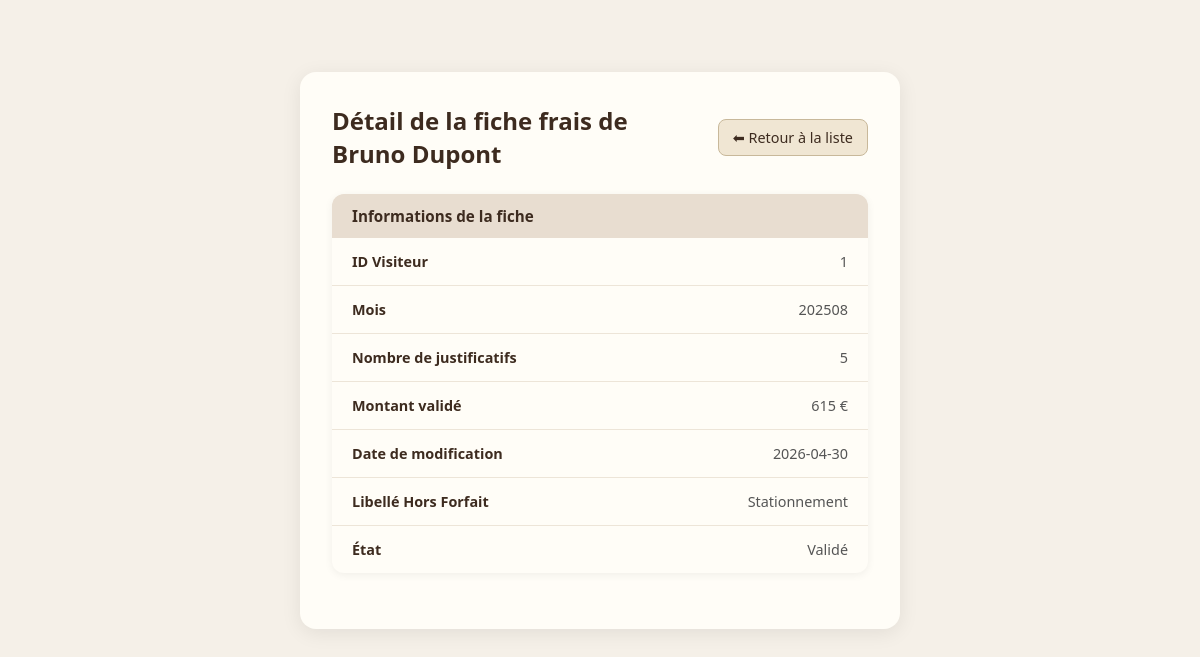
Page /public/fichefrais/1/202508 (signed in) on the committed database.
### tables this page shows
CREATE TABLE IF NOT EXISTS `fichefrais` (
  `IDvisiteur` int NOT NULL,
  `mois` int NOT NULL,
  `nbrJustificatifs` int NOT NULL,
  `montantValide` int NOT NULL,
  `dateModif` date NOT NULL,
  `idLigneFraisHorsForfait` int NOT NULL,
  `idEtat` int NOT NULL,
  PRIMARY KEY (`IDvisiteur`,`mois`),
  KEY `fk_fichefrais_LigneFraisHorsForfait` (`idLigneFraisHorsForfait`),
  KEY `fk_fichefrais_etat` (`idEtat`)
);

CREATE TABLE IF NOT EXISTS `fraishorsforfait` (
  `ID` int NOT NULL AUTO_INCREMENT,
  `date` date NOT NULL,
  `montant` varchar(255) NOT NULL,
  `libelle` varchar(255) NOT NULL,
  PRIMARY KEY (`ID`)
);

CREATE TABLE IF NOT EXISTS `etat` (
  `ID` int NOT NULL AUTO_INCREMENT,
  `libelle` varchar(255) NOT NULL,
  PRIMARY KEY (`ID`)
);

### app/Core/Controller.php (called while the page is built, shortened)
<?php
abstract class Controller {
    protected function render(string $view, array $data = []): void {
        require __DIR__ . '/../Views/layout.php';
    }
}

### app/Controllers/FicheFraisController.php (called while the page is built, shortened)
<?php
final class FicheFraisController extends Controller
{
 public function show($idvisiteur, $mois): void
{
    try {
        $ficheFrais = \Models\FicheFrais::findById($idvisiteur,$mois);
    } catch (\Throwable $e) {
        error_log($e->getMessage());
        $_SESSION['flash'] = 'Erreur lors du chargement de la fiche frais.';
        $ficheFrais = null;
    }
    $this->render('fichefrais/show', [
        'title' => 'Détail du frais forfait',
        'ficheFrais'  => $ficheFrais,
        'message' => $_SESSION['flash'] ?? '',
    ]);
}
}

### app/Models/FicheFrais.php (called while the page is built, shortened)
<?php
final class FicheFrais
{
    public static function findById(int $idvisiteur,int $mois): ?array
{
    $pdo = Database::get();
    $st  = $pdo->prepare('SELECT
        FicheFrais.idVisiteur,
        FicheFrais.mois,
        FicheFrais.nbrJustificatifs,
        FicheFrais.montantValide,
        FicheFrais.dateModif,
        FraisHorsForfait.libelle AS libelleHorsForfait,
        Etat.libelle AS libelleEtat
        FROM FicheFrais
        JOIN FraisHorsForfait ON FicheFrais.idLigneFraisHorsForfait = FraisHorsForfait.id
        JOIN Etat ON FicheFrais.idEtat = Etat.id
        WHERE FicheFrais.idVisiteur = :idV AND FicheFrais.mois = :mois');
    $st->execute([
        'idV'  => $idvisiteur,
        'mois' => $mois
    ]);
        $row = $st->fetch();
        return $row ?: null;
    }
}

### app/Views/fichefrais/show.php (the view, shortened to what this page needs)
<!doctype html>
<html lang="fr">
<head>
</head>
<body>
    <div class="container">
        <div class="topbar">
            <h1>Détail de la fiche frais de <?= htmlspecialchars(($_SESSION['prenom'] ?? '') . ' ' . ($_SESSION['nom'] ?? '')) ?></h1>
            <a class="button" href="./fichefrais">⬅ Retour à la liste</a>
        </div>
        <?php if (!empty($ficheFrais)): ?>
            <div class="card">
                <div class="card-header">Informations de la fiche</div>
                <div class="card-row">
                    <span class="card-label">ID Visiteur</span>
                    <span class="card-value"><?= htmlspecialchars($ficheFrais['idVisiteur']) ?></span>
                </div>
                <div class="card-row">
                    <span class="card-label">Mois</span>
                    <span class="card-value"><?= htmlspecialchars($ficheFrais['mois']) ?></span>
                </div>
                <div class="card-row">
                    <span class="card-label">Nombre de justificatifs</span>
                    <span class="card-value"><?= htmlspecialchars($ficheFrais['nbrJustificatifs']) ?></span>
                </div>
                <div class="card-row">
                    <span class="card-label">Montant validé</span>
                    <span class="card-value"><?= htmlspecialchars($ficheFrais['montantValide']) ?> €</span>
                </div>
                <div class="card-row">
                    <span class="card-label">Date de modification</span>
                    <span class="card-value"><?= htmlspecialchars($ficheFrais['dateModif']) ?></span>
                </div>
                <div class="card-row">
                    <span class="card-label">Libellé Hors Forfait</span>
                    <span class="card-value"><?= htmlspecialchars($ficheFrais['libelleHorsForfait']) ?></span>
                </div>
                <div class="card-row">
                    <span class="card-label">État</span>
                    <span class="card-value"><?= htmlspecialchars($ficheFrais['libelleEtat']) ?></span>
                </div>
            </div>
        <?php else: ?>
            <p style="color:#888; font-style:italic;">Fiche Frais introuvable.</p>
            <a class="button" href="/fichefrais">Retour à la liste</a>
        <?php endif; ?>
    </div>
</body>
</html>

### app/Views/layout.php (style rules this page uses)
body { font-family:system-ui;margin:2rem }
a { color:inherit }

### app/Views/fichefrais/show.php (style rules this page uses)
* { box-sizing: border-box; margin: 0; padding: 0; }
body { font-family: system-ui, -apple-system, Segoe UI, Roboto, Arial, sans-serif; background: #f5f0e8; min-height: 100vh; padding: 40px 20px; }
.container { max-width: 600px; margin: 0 auto; background: #fffdf7; border-radius: 16px; padding: 32px; box-shadow: 0 4px 20px rgba(0,0,0,0.08); }
.topbar { display: flex; align-items: center; gap: 12px; margin-bottom: 24px; flex-wrap: wrap; }
.topbar h1 { flex: 1; font-size: 1.5rem; color: #3d2b1f; }
a.button { display: inline-block; padding: 8px 14px; border: 1px solid #c8b89a; border-radius: 8px; text-decoration: none; background: #f0e6d3; color: #3d2b1f; font-size: 0.9rem; cursor: pointer; transition: background 0.2s; }
.card { background: #fffdf7; border-radius: 12px; overflow: hidden; box-shadow: 0 2px 8px rgba(0,0,0,0.06); margin-bottom: 24px; }
.card-row { display: flex; justify-content: space-between; align-items: center; padding: 14px 20px; border-bottom: 1px solid #ede5d8; }
.card-row:last-child { border-bottom: none; }
.card-label { font-weight: 600; color: #3d2b1f; font-size: 0.9rem; }
.card-value { color: #555; font-size: 0.9rem; text-align: right; }
.card-header { background: #e8ddd0; padding: 12px 20px; font-weight: 700; color: #3d2b1f; font-size: 0.95rem; }

### rows in the picture
fichefrais: IDvisiteur "1", mois "202508", nbrJustificatifs "5", montantValide "615", dateModif "2026-04-30", idLigneFraisHorsForfait.libelle "Stationnement", idEtat.libelle "Validé"
